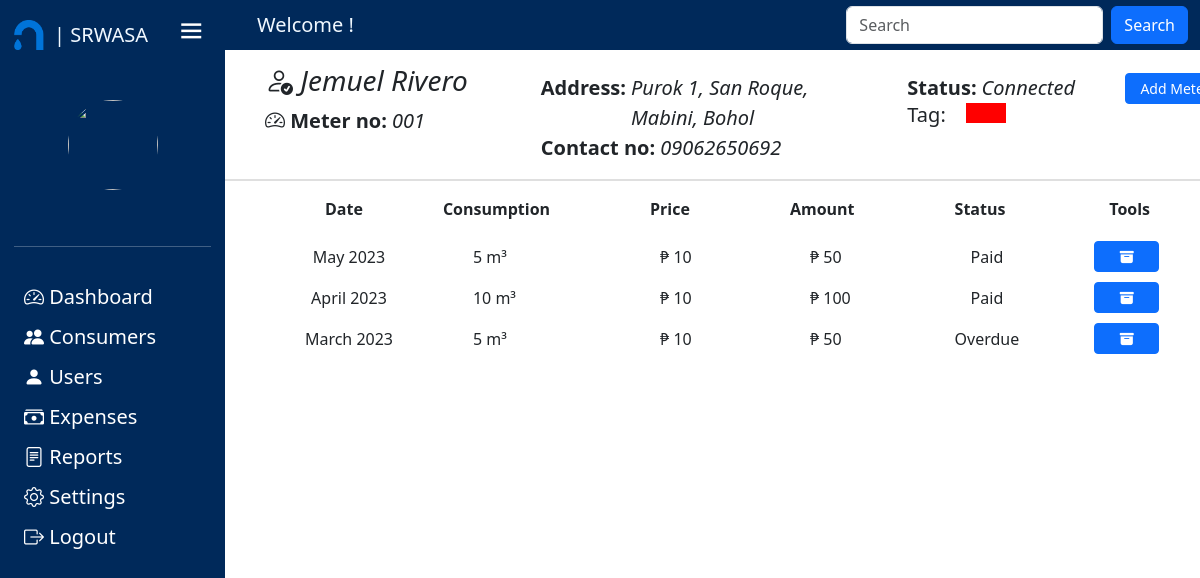
The page /1 on the database its author committed.
### tables this page shows
CREATE TABLE `tblmeter` (
  `ID` int(11) NOT NULL,
  `meter_no` varchar(100) NOT NULL,
  `type` varchar(45) NOT NULL,
  `status` int(11) NOT NULL,
  `tag` int(11) NOT NULL,
  `Brgy_ID` int(11) NOT NULL,
  `Purok_ID` int(11) NOT NULL,
  `Connection_Date` date NOT NULL DEFAULT current_timestamp(),
  `tblconsumer_ID` int(11) NOT NULL
);

CREATE TABLE `tblconsumer` (
  `id` int(11) NOT NULL,
  `fname` varchar(255) NOT NULL,
  `mname` varchar(255) DEFAULT NULL,
  `lname` varchar(255) NOT NULL,
  `name_ex` varchar(10) NOT NULL,
  `Brgy_ID` int(20) NOT NULL,
  `Purok_ID` int(20) NOT NULL,
  `Contact_Number` varchar(25) NOT NULL,
  `status` int(11) NOT NULL,
  `login_info_ID` int(11) NOT NULL
);

CREATE TABLE `tblpurok` (
  `ID` int(11) NOT NULL,
  `Purok` varchar(100) NOT NULL
);

CREATE TABLE `tblbaranggay` (
  `ID` int(11) NOT NULL,
  `Baranggay_Name` varchar(100) NOT NULL
);

CREATE TABLE `tblbilling` (
  `ID` int(11) NOT NULL,
  `total_consumption` decimal(50,0) NOT NULL,
  `tblcubicrate_ID` int(11) NOT NULL,
  `Total_Payables` decimal(50,0) NOT NULL,
  `bill_status` varchar(11) NOT NULL,
  `date` date NOT NULL DEFAULT current_timestamp(),
  `date_paid` date DEFAULT NULL,
  `payment` decimal(50,0) DEFAULT NULL,
  `tblconsumption_ID` int(20) NOT NULL,
  `tblconsumer_ID` int(11) NOT NULL,
  `tblmeter_ID` int(11) NOT NULL
);

CREATE TABLE `tblcubicrate` (
  `ID` int(11) NOT NULL,
  `previous_rate` decimal(50,0) NOT NULL,
  `present_rate` decimal(50,0) NOT NULL,
  `Effectivity_Date` date NOT NULL DEFAULT current_timestamp()
);

### application/controllers/Admin.php (called while the page is built, shortened)
<?php
class Admin extends CI_Controller{
    public function view($param = null){
        if($param == null){
            $page = "consumer";
            if(!file_exists(APPPATH.'views/pages/Admin/'.$page.'.php')){
                show_404();
            }
            $data['consumer'] = $this->User_Model->consumer_details();
            $this->load->view('templates/header');
            $this->load->view('pages/Admin/'.$page,$data);
            $this->load->view('templates/modal');
            $this->load->view('templates/footer');
        }else{
            $page = "single";
            $data['consumer'] = $this->User_Model->get_consumers_single($param);
            $data['fname'] = $data['consumer']['fname'] ?? '';
            $data['mname'] = $data['consumer']['mname'] ?? '';
            $data['lname'] = $data['consumer']['lname'] ?? '';
            $data['name_ex'] = $data['consumer']['name_ex'] ?? '';
            $data['status'] = $data['consumer']['status'] ?? '';
            $data['tag'] = $data['consumer']['tag'] ?? '';
            $data['baranggay'] = $data['consumer']['Baranggay_Name'] ?? '';
            $data['purok'] = $data['consumer']['Purok'] ?? '';
            $data['contact'] = $data['consumer']['Contact_Number'] ?? '';
            $data['id'] = $data['consumer']['id'] ?? '';
            $data['ID'] = $data['consumer']['ID'] ?? '';
            $data['meter'] = $data['consumer']['meter_no'] ?? '';
            $data['consumption'] = $this->User_Model->get_consumption($data['ID']);
            $this->load->view('templates/header');
            $this->load->view('pages/Admin/'.$page,$data);
            $this->load->view('templates/footer');
        }
    }
}
?>

### index.php (called while the page is built, shortened)
<?php
require_once BASEPATH.'core/CodeIgniter.php';

### application/models/User_model.php (called while the page is built, shortened)
<?php
class User_Model extends CI_Model{
    public function get_consumers_single($param){
        $this->db->select('tblconsumer.id,
            tblconsumer.fname,
            tblconsumer.mname,
            tblconsumer.lname,
            tblconsumer.name_ex,
            tblmeter.status,
            `tag`,
            tblbaranggay.Baranggay_Name,
            tblpurok.Purok,
            tblconsumer.Contact_Number,
            tblconsumer.login_info_ID,
            `meter_no`,
            tblmeter.ID');
        $this->db->from('tblmeter');
        $this->db->join('tblbaranggay', 'tblmeter.Brgy_ID = tblbaranggay.ID');
        $this->db->join('tblpurok', 'tblmeter.Purok_ID = tblpurok.ID');
        $this->db->join('tblconsumer', 'tblmeter.tblconsumer_ID = tblconsumer.id');
        $this->db->where('tblmeter.ID', $param);
        $result = $this->db->get();
        return $result->row_array();
    }
    public function get_consumption($param) {
        $this->db->select('
            tblbilling.ID,
            tblbilling.tblconsumption_ID,
            MONTHNAME(tblbilling.date) AS month,
            YEAR(tblbilling.date) AS year,
            total_consumption,
            tblcubicrate.present_rate,
            Total_Payables,
            bill_status');
        $this->db->from('tblbilling');
        $this->db->join('tblcubicrate', 'tblcubicrate.ID = tblbilling.tblcubicrate_ID', 'left');
        $this->db->join('tblconsumer', 'tblconsumer.id = tblbilling.tblconsumer_ID', 'left');
        $this->db->join('tblmeter', 'tblmeter.ID = tblbilling.tblmeter_ID');
        $this->db->where('tblbilling.tblmeter_ID', $param);
        $this->db->where('YEAR(tblbilling.date)', 2023);
        $this->db->order_by('tblbilling.date', 'desc');
        $result = $this->db->get();
        return $result->result_array();
    }
}
?>

### application/views/pages/Admin/single.php (the view, shortened to what this page needs)
<div class="col-sm-10">
    <div class=" mt-3 d-flex">
        <div class="content" style="width: 320px; margin-left: 40px;">
            <h3 style="font-style: italic;"><i class="bi bi-person-check"></i> <?= $fname.' '.$mname.' '.$lname.' '.$name_ex?></h3>
            <div class="content d-flex">
                <span class="labels"><i class="bi bi-speedometer2"></i> Meter no:</span>
                <span class="span"><?= $meter;?></span>
            </div>
        </div>
        <div class="content" style="padding-top: 9px; padding-left: 20px;">
            <div class="content d-flex">
                <span class="labels">Address:</span>
                <span class="span"><?= $purok.', '.$baranggay?></span>
            </div>
            <div class="content d-flex">
            <span class="labels">Contact no:</span>
            <span class="span"><?= $contact?></span>
            </div>
        </div>
        <div class="content d-block" style="padding-top: 9px; padding-left: 50px;">
            <div class="content d-flex">
                <span class="labels">Status:</span>
                <span class="span">
                    <?php if($status==1){?>
                        <span>Connected</span>
                    <?php }elseif($status==2){?>
                        <span>Disconnected</span>
                    <?php }elseif($status==0){?>
                        <span>Pending</span>
                    <?php }?>
                </span>
            </div>
            <div class="content d-flex">
                <h5>Tag:</h5>
                <span class="span">
                    <?php if($tag==1){?>
                        <div class="green" style="height: 20px; width: 40px; background-color: green;"></div>
                    <?php }elseif($tag==2){?>
                        <div class="yellow" style="height: 20px; width: 40px; background-color: yellow"></div>
                    <?php }elseif($tag==3){?>
                        <div class="red" style="height: 20px; width: 40px; background-color: red"></div>
                    <?php }elseif($tag==0){?>
                        <div class="grey" style="height: 20px; width: 40px; background-color: grey"></div>
                    <?php }?>
                </span>
            </div>
        </div>
        <div class="content d-block" style="padding-top: 9px; padding-left: 50px;">
        <?php if($status != 0){?>
            <div class="content d-flex">
                <a href="add_meter/<?= $ID;?>" class="btn btn-primary btn-sm" style="width: 100px;">Add Meter</a>
            </div>
        <?php }?>
        </div>
    </div>
    <hr class="my-hr">
    <table>
        <thead>
            <tr>
                <th style="padding-right: 40px; padding-left: 100px;padding-bottom:20px;">Date</th>
                <th style="padding-right: 100px; padding-left: 40px;padding-bottom:20px;">Consumption</th>
                <th style="padding-right: 100px;padding-bottom:20px;">Price</th>
                <th style="padding-right: 100px;padding-bottom:20px;">Amount</th>
                <th style="padding-right: 80px;padding-bottom:20px;">Status</th>
                <th style="padding-left: 20px;padding-bottom:20px;">Tools</th>
            </tr>
        </thead>
        <?php foreach ($consumption as $row){?>
            <tr>
                <td style="padding-left: 70px; padding-bottom: 10px; text-align: center;    ">
                <a class="list-group-item list-group-item-action"><?= $row['month'].' '.$row['year'];?></a>
                </td>
                <td style="padding-left: 70px; padding-bottom: 10px;">
                <a class="list-group-item list-group-item-action"><?= $row['total_consumption'].' m³';?></a>
                </td>
                <td style="padding-left: 10px; padding-bottom: 10px;">
                <a class="list-group-item list-group-item-action">₱ <?= $row['present_rate'];?></a>
                </td>
                <td style="padding-left: 20px; padding-bottom: 10px;">
                <a class="list-group-item list-group-item-action">₱ <?= $row['Total_Payables'];?></a>
                </td>
                <td style="padding-right: 70px; padding-bottom: 10px; text-align:center;">
                <a class="list-group-item list-group-item-action"><?= $row['bill_status'];?></a>
                </td>
                <td style="padding-left: 5px; padding-bottom: 10px;">
                    <a href="bill/<?= $row['ID']?>" class="btn btn-primary btn-sm bill" style="width: 65px;"><i class="bi bi-archive-fill"></i></a>
                </td>
            </tr>
        <?php }?>
    </table>
</div>

### css/css/style.css (style rules this page uses)
* { margin: 0; padding: 0; box-sizing: border-box; }
:root { --primary-color: #695CFE; --primary-color-light: #F6F5FF; --toggle-color: #DDD; ---text-color: #707070; --tran-02: all 0.2s ease; --tran-03: all 0.3s ease; --tran-04: all 0.4s ease; --tran-05: all 0.5s ease; --tran-06: all 0.6s ease; }
body { position: relative; min-height: 100vh; width: 100%; overflow: hidden; }
body { background-color: #E5E5E5; }
.col-sm-10 { position: absolute; height: 100%; width: calc(100% - 150); left: 150px; transition: var(--tran-04); }
.sidebar.active ~ .col-sm-10 { margin-top: 4%; width: calc(100% - 225); left: 225px; transition: var(--tran-04); }
h5 { color:black; text-align: left; margin-right: 15px; }
table { width: 305px; margin: 0px; padding:0px; border-spacing: 0; border-collapse: collapse; }

### application/views/pages/Admin/single.php (style rules this page uses)
body { background: #ffff; }
.my-hr { width: 100%; border-top: 2px solid grey; margin-left: auto; }
.labels { font-size: 20px; font-weight: bolder; }
.span { font-size: 20px; padding-left: 5px; font-style: italic; }

### rows shown on the page
tblmeter: tblconsumer_ID.fname "Jemuel", tblconsumer_ID.lname "Rivero", meter_no "001", Purok_ID.Purok "Purok 1", tblbaranggay.Baranggay_Name "San Roque, Mabini, Bohol", tblconsumer_ID.Contact_Number "09062650692"
tblbilling: month "May", year "2023", total_consumption "5", tblcubicrate_ID.present_rate "10", Total_Payables "50", bill_status "Paid"
tblbilling: month "April", year "2023", total_consumption "10", tblcubicrate_ID.present_rate "10", Total_Payables "100", bill_status "Paid"
tblbilling: month "March", year "2023", total_consumption "5", tblcubicrate_ID.present_rate "10", Total_Payables "50", bill_status "Overdue"
